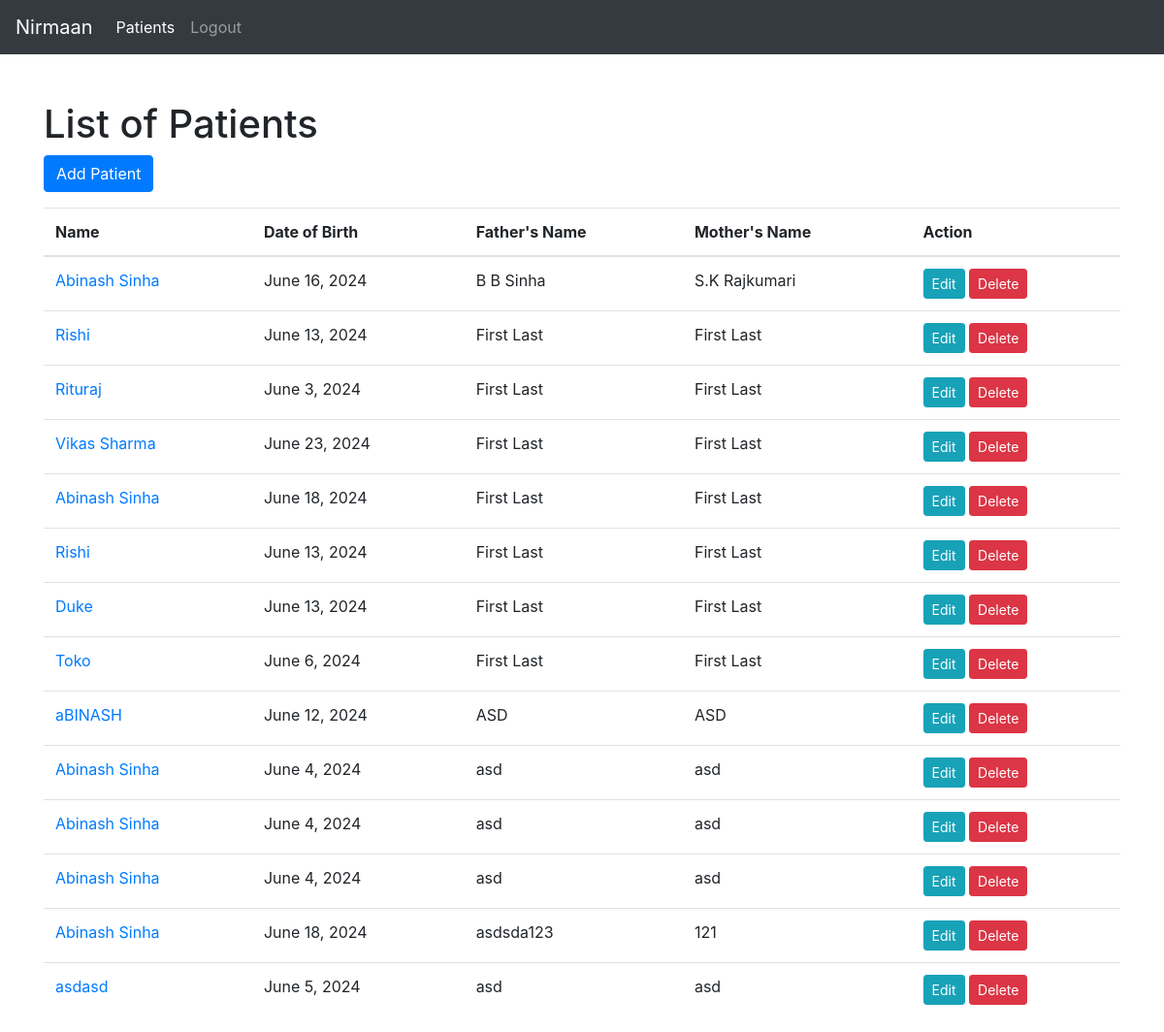
The app's page / (signed in), older data.
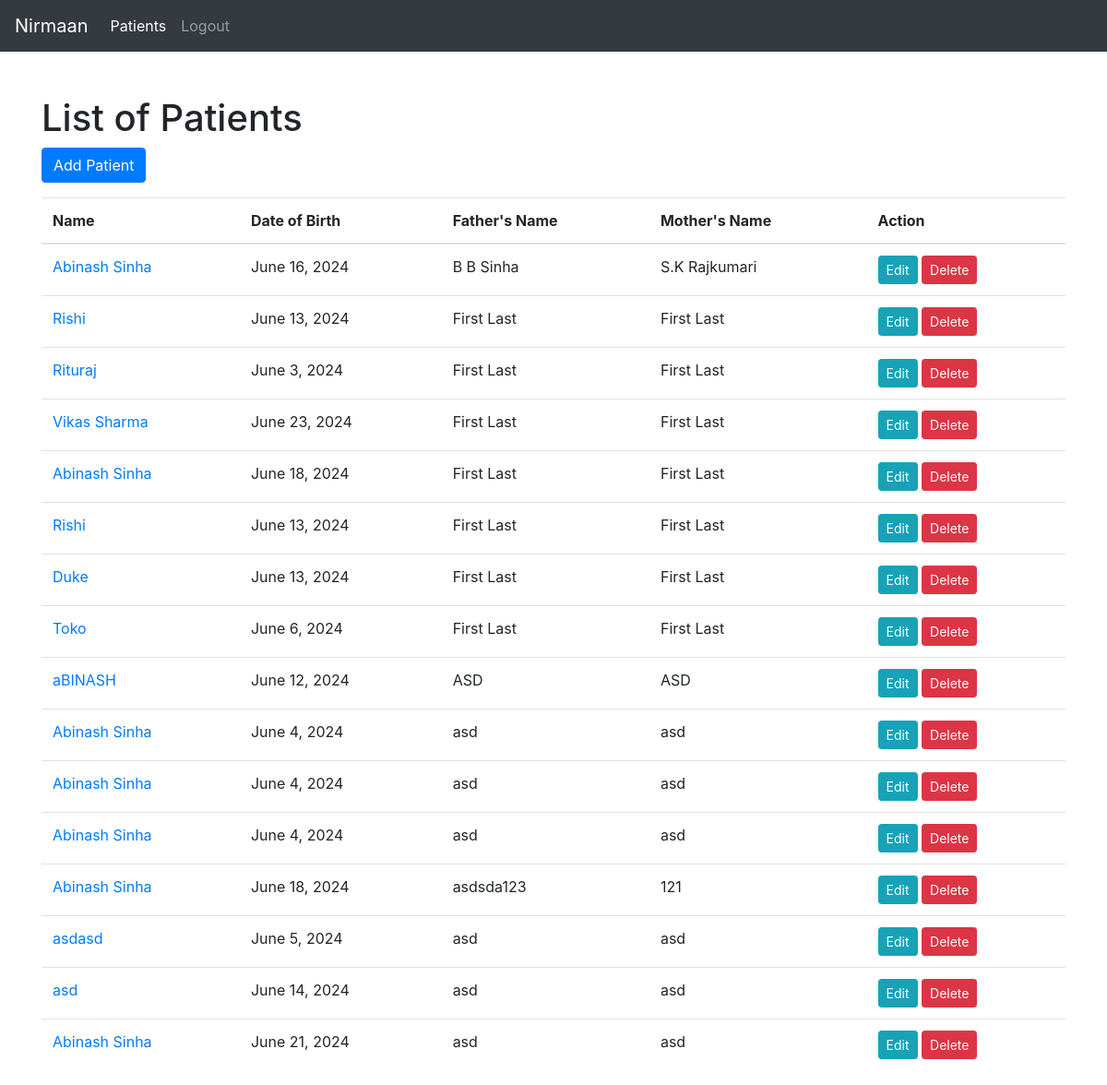
The same page, newer data.
### patient/models.py (models this page shows, shortened)
class Patient(models.Model):
    name = models.CharField(max_length=100)
    date_of_birth = models.DateField()
    father_name = models.CharField(max_length=100)
    mother_name = models.CharField(max_length=100)
    image = models.ImageField(upload_to='patient_images/', blank=True, null=True)

### patient/views.py (the view)
# urls.py: path('', views.get_patients, name='get_patients'),
@login_required()
def get_patients(request):
    patients = Patient.objects.all()
    return render(request, 'patient_list.html', {'patients': patients})

### templates/patient_list.html (shortened to what this page needs)
<!DOCTYPE html>
<html lang="en">
<head>
    <link rel="stylesheet" href="https://stackpath.bootstrapcdn.com/bootstrap/4.5.2/css/bootstrap.min.css">
</head>
<body>
<nav class="navbar navbar-expand-lg navbar-dark bg-dark">
    <a class="navbar-brand" href="{% url 'get_patients' %}">Nirmaan</a>
    <div class="collapse navbar-collapse justify-content-right" id="navbarSupportedContent">
        <ul class="navbar-nav">
            <li class="nav-item active">
                <a class="nav-link" href="{% url 'get_patients' %}">Patients</a>
            </li>
        </ul>
        <ul class="navbar-nav">
            {% if user.is_authenticated %}
                <li class="nav-item">
                    <a class="nav-link" href="{% url 'account_logout' %}">Logout</a>
                </li>
            {% else %}
                <li class="nav-item">
                    <a class="nav-link" href="{% url 'account_login' %}">Login</a>
                </li>
            {% endif %}
        </ul>
    </div>
</nav>
<div class="container mt-5">
    <h1>List of Patients</h1>
    <a href="{% url 'add_patient' %}" class="btn btn-primary mb-3">Add Patient</a>
    <table class="table">
        <thead>
            <tr>
                <th>Name</th>
                <th>Date of Birth</th>
                <th>Father's Name</th>
                <th>Mother's Name</th>
                <th>Action</th>
            </tr>
        </thead>
        <tbody>
            {% for patient in patients %}
            <tr>
                <td><a href="{% url 'view_patient' patient.id %}">{{ patient.name }}</a></td>
                <td>{{ patient.date_of_birth }}</td>
                <td>{{ patient.father_name }}</td>
                <td>{{ patient.mother_name }}</td>
                <td>
                    <a href="{% url 'edit_patient' patient.id %}" class="btn btn-info btn-sm">Edit</a>
                    <form action="{% url 'delete_patient' patient.id %}" method="post" style="display: inline;">
                        <button type="submit" class="btn btn-danger btn-sm">Delete</button>
                    </form>
                </td>
            </tr>
            {% endfor %}
        </tbody>
    </table>
</div>
</body>
</html>

Row changes from the older to the newer data that the page shows:
added Patient: name "asd", date_of_birth "June 14, 2024", father_name "asd", mother_name "asd"
added Patient: name "Abinash Sinha", date_of_birth "June 21, 2024", father_name "asd", mother_name "asd"
